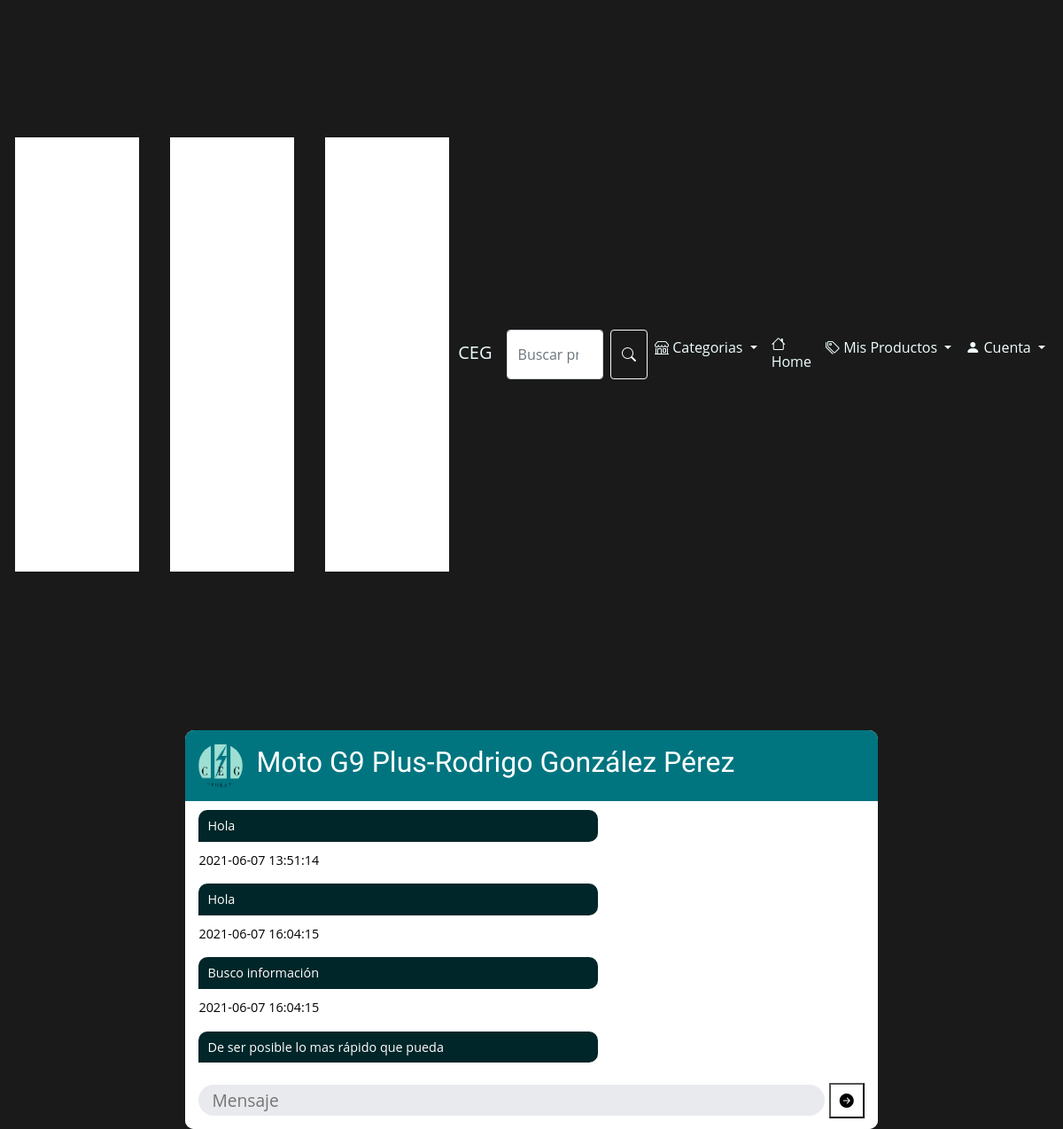
The app's page /html/mensajeVendedor.php?id_registro=1 (signed in) with its own data.
### tables this page shows
CREATE TABLE `producto` (
  `id` int(11) NOT NULL,
  `nombre` varchar(45) NOT NULL,
  `stock` int(11) NOT NULL,
  `estado` varchar(45) DEFAULT NULL,
  `calificacion` int(11) DEFAULT NULL,
  `listacategorias_id` int(11) NOT NULL,
  `descripcion_id` int(11) NOT NULL
);

CREATE TABLE `chat` (
  `id` int(11) NOT NULL,
  `idregistroDeChat` int(11) NOT NULL,
  `fecha` timestamp NOT NULL DEFAULT current_timestamp(),
  `mensaje` varchar(300) DEFAULT NULL,
  `correoEnvia` varchar(50) NOT NULL
);

### html/mensajeVendedor.php (the view, shortened to what this page needs)
<?php
	require '../assets/connections/database.php';
?>
<!DOCTYPE html>
<html>
<head>
	<link href="https://cdn.jsdelivr.net/npm/bootstrap@5.0.1/dist/css/bootstrap.min.css" rel="stylesheet">
	<link rel="stylesheet" href="https://cdn.jsdelivr.net/npm/bootstrap-icons@1.5.0/font/bootstrap-icons.css">
	<link rel="stylesheet" href="../css/verDetalles.css">
	<link rel="stylesheet" href="../css/adminTables.css">
	<link rel="stylesheet" href="../css/menuPrincipal01.css">
	<link rel="stylesheet" href="../css/Cuerpo01.css">
	<link rel="stylesheet" href="../css/all.min.css">
	<link rel="stylesheet" href="../css/estilos.css">
	<link rel="stylesheet" type="text/css" href="../css/mensajeVendedor.css">
	<link rel="stylesheet" href="../css/estiloChat.css">
</head>
<body>
	<?php
		if($_SESSION == NULL){
			require '../assets/navs/headerBaseHtml.php';
		}elseif($_SESSION['privilegio'] == 'Comprador'){
			require '../assets/navs/headerCompradorHtml.php';
		}elseif($_SESSION['privilegio'] == 'Vendedor'){
			require '../assets/navs/headerVendedor.php';
		}
	?>
	<main class="contenedor">
		<div class="container">
        <div class="chat-box">
            <div class="client">
                <img src="../img/logo.png" alt="logo" />
                <div class="client-info">
                    <h2><?php
											$idRegistro = $_GET['id_registro'];
											$consulta1 = "SELECT CONCAT(info.nombre,' ',info.apellidop,' ',info.apellidom) as nombreVendedor, producto.nombre FROM info
											INNER JOIN vendedor ON vendedor.info_id = info.id
											INNER JOIN catalogodeproductos ON catalogodeproductos.vendedor_id = vendedor.id
											INNER JOIN producto ON producto.id = catalogodeproductos.producto_id
											INNER JOIN registrodechat ON  registrodechat.catalogodeproductos_id = catalogodeproductos.id
											WHERE registrodechat.id = '$idRegistro'";
											$ejecutar1 = $con->query($consulta1);
											$datos1 = $ejecutar1->fetch_assoc();
											echo ($datos1['nombre']."-".$datos1['nombreVendedor']);
										?></h2>
                </div>
            </div>
            <div class="chats">
								<?php
									$consulta2 = "SELECT * FROM chat WHERE chat.idregistroDeChat = '$idRegistro'";
									$ejecutar2 = $con->query($consulta2);
									while ($datos2 = $ejecutar2->fetch_assoc()) {
										$fecha = $datos2['fecha'];
										$mensaje = $datos2['mensaje'];
										$correo = $datos2['correoEnvia'];
										if ($correo == $_SESSION['correo']) {
											echo "<div class='my-chat'>$mensaje</div>";
											echo "<p style='color:black; text-align: right'>$fecha</p>";
										}else{
											echo "<div class='client-chat'>$mensaje</div>";
											echo "<p style='color:black'>$fecha</p>";
										}
									}
								?>
            </div>
						<form class="" action="mensajeVendedor.php?id_registro=<?php echo "$idRegistro";?>" method="post">
							<div class="chat-input">
									<input type="text" placeholder="Mensaje" name="texto"/>
	                <button class="send-btn" name="Aceptar"><i class="bi bi-arrow-right-circle-fill"></i></i></button>
	            </div>
						</form>
        </div>
    </div>
	</main>
</body>
</html>

### css/adminTables.css (style rules this page uses)
h1, h2, h3, table { font-family: 'Inconsolata', monospace; }

### css/menuPrincipal01.css (style rules this page uses)
* { margin: 0px; padding: 0px; box-sizing: border-box; }
body { background-color: #1a1a1a; font-family: Arial, sans-serif; }

### css/estilos.css (style rules this page uses)
* { margin: 0; padding: 0; -webkit-box-sizing:border-box; -moz-box-sizing:border; }
body { font-family:Open sans; }

### css/estiloChat.css (style rules this page uses)
.container { margin-top: 1.5rem; display: flex; justify-content: center; align-items: center; }
.chat-box { width: 70%; height: 450px; background-color: #fff; overflow: hidden; border-radius: 10px; position: relative; }
.client { display: flex; justify-content: start; align-items: center; height: 80px; background-color: #007580; padding: 15px; }
.client img { width: 50px; height: 50px; border-radius: 50%; }
.client-info { color: #fff; padding: 15px; }
.chats { width: 100%; height: 300px; padding: 0 15px; color: #fff; position: relative; font-size: 0.9em; overflow-y: scroll; }
.client-chat { width: 60%; word-wrap: break-word; background-color: #002629; padding: 7px 10px; border-radius: 10px 10px 10px 0; margin: 10px 0; }
.chat-input { display: flex; align-items: center; width: 100%; height: 65px; background-color: #fff; padding: 15px; overflow: hidden; position: absolute; bottom: 0; }
.chat-input input { width: calc(100% - 40px); height: 100%; background-color: #4f5d7321; border-radius: 50px; color: #000; font-size: 1.2em; padding: 0 15px; border: 0; outline: none; }
.send-btn { width: 40px; height: 40px; background-color: transparent; overflow: hidden; position: relative; margin-left: 5px; cursor: pointer; transition: 0.4s ease-in-out; }

### records on screen
producto: nombre "Moto G9 Plus"
chat: mensaje "Hola", fecha "2021-06-07 13:51:14"
chat: mensaje "Hola", fecha "2021-06-07 16:04:15"
chat: mensaje "Busco información", fecha "2021-06-07 16:04:15"
chat: mensaje "De ser posible lo mas rápido que pueda"

### other values on screen
$datos1['nombreVendedor'] "Rodrigo González Pérez"
